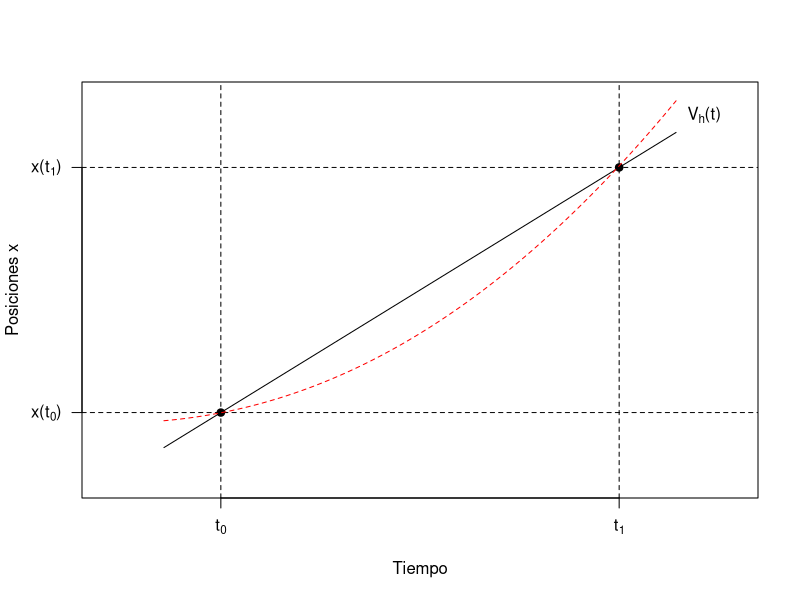

Here is the R script that generated this plot:
#Establece los vectores que se usarán para los nombres de los ejes
tiem=c(expression(paste(t[0])),expression(paste(t[1])))
pos=c(expression(paste("x(",t[0],")")),expression(paste("x(",t[1],")")))

png("Graf1.png")

plot(1:10, 1:10, type="l", lty=1, ylab="Posiciones x", xlab="Tiempo",xlim=c(0,11),ylim=c(0,11),yaxt='n',xaxt='n')
axis(side=1,at=c(2,9),labels=tiem)
axis(side=2,at=c(2,9),labels=pos, las=1)
points(2,2,pch=19); points(9,9,pch=19)
abline(h=c(2,9),v=c(2,9),lty=2)
curve((((x^1.14)/15)*x+1.7),from=c(1,1),to=c(10,10),add=TRUE,lty=2,col="red")
#La función locator permite establecer la etiqueta con un clic
text(x=10.5,y=10.5, labels = c(expression(paste(V[h],"(t)"))))

dev.off()
